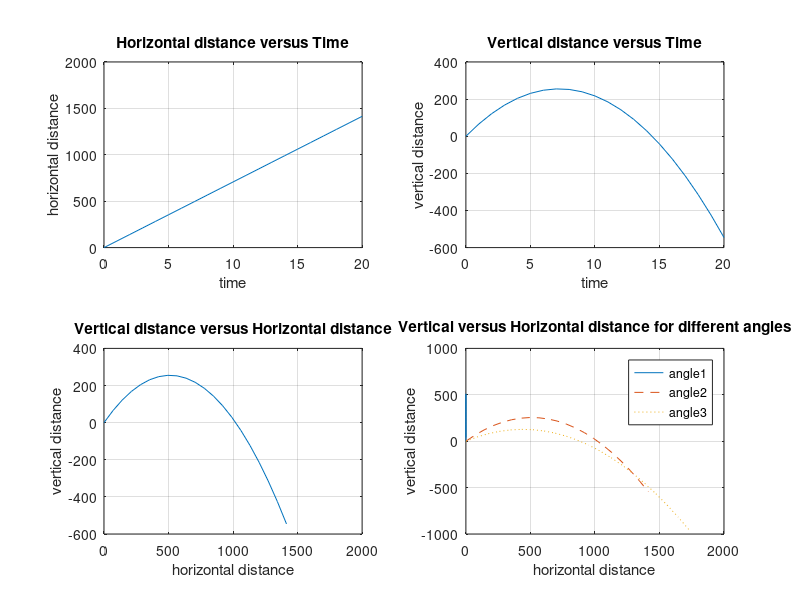

Write MATLAB code to recreate this figure.
%%%%%%%%%%%%%%%%%%%%%%%%
%Creating Scatter Plots%
%Nico Wright           %
%10/15/2014            %
%%%%%%%%%%%%%%%%%%%%%%%%
clear;
clc;

%defining the constants
velocity = 100;
time = [0:1:20];
angle = (pi/4);
g = 9.8;

%calculating horizontal and vertical distance
horizontal = time*velocity*cos(angle);
vertical = time*velocity*sin(angle)-((g*(time).^2)/2);

%subplotting each graph

%subplot1
figure();
subplot(2,2,1)
plot(time,horizontal);
title('Horizontal distance versus Time');
xlabel('time');
ylabel('horizontal distance');
grid

%subplot2
subplot(2,2,2)
plot(time,vertical);
title('Vertical distance versus Time');
xlabel('time');
ylabel('vertical distance');
grid

%subplot3
subplot(2,2,3)
plot(horizontal,vertical);
title('Vertical distance versus Horizontal distance');
xlabel('horizontal distance');
ylabel('vertical distance');
grid

%question 3
angle1 = (pi/2);
angle2 = (pi/4);
angle3 = (pi/6);

h1 = time*velocity*cos(angle1);
v1 = time*velocity*sin(angle1)-((g*(time).^2)/2);

h2 = time*velocity*cos(angle2);
v2 = time*velocity*sin(angle2)-((g*(time).^2)/2);

h3 = time*velocity*cos(angle3);
v3 = time*velocity*sin(angle3)-((g*(time).^2)/2);

%subplot4
subplot(2,2,4)
plot(h1,v1,h2,v2,'--',h3,v3,':');
title('Vertical versus Horizontal distance for different angles');
xlabel('horizontal distance');
ylabel('vertical distance');
legend('angle1','angle2','angle3');
grid





